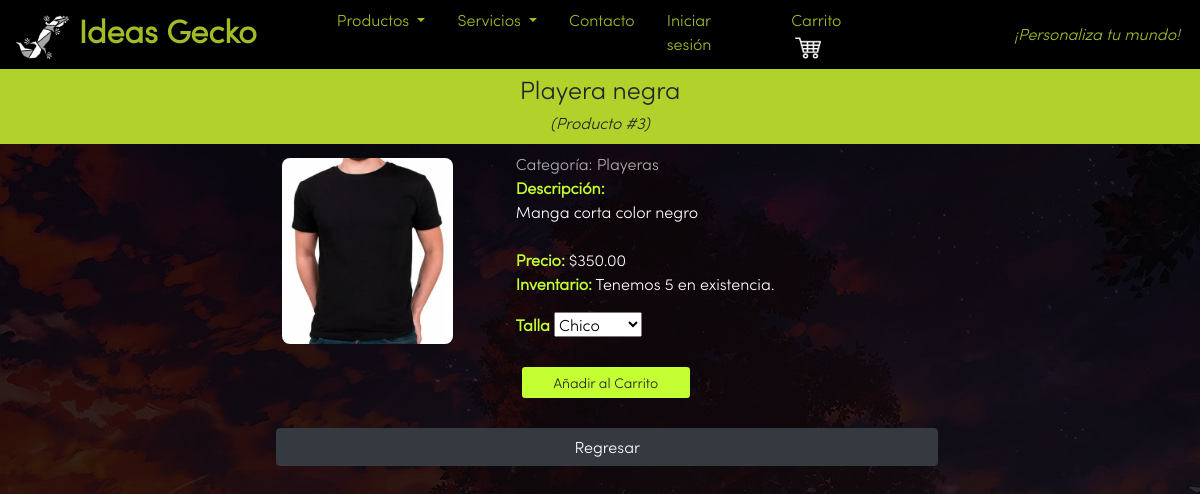
The page /pagina-producto.php?prod_id=3 on the database as committed earlier.
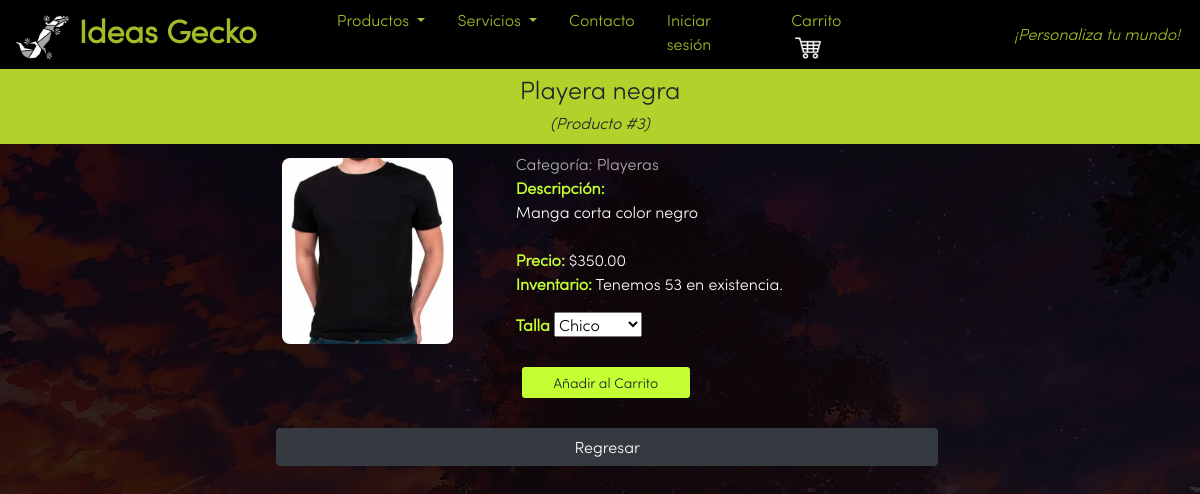
The same page on the database as committed later.
### tables this page shows
CREATE TABLE IF NOT EXISTS `productos` (
 `id_producto` int(11) NOT NULL AUTO_INCREMENT,
 `id_categoriaf` smallint(2) NOT NULL,
 `id_dptof` smallint(2) NOT NULL,
 `nombre_producto` varchar(45) NOT NULL,
 `descripcion` varchar(45) DEFAULT NULL,
 `precio` float DEFAULT NULL,
 `imagen` varchar(45) NOT NULL,
 PRIMARY KEY (`id_producto`),
 KEY `id_categoriaf` (`id_categoriaf`),
 KEY `departamentos_ibfk_2` (`id_dptof`),
 CONSTRAINT `departamentos_ibfk_2` FOREIGN KEY (`id_dptof`) REFERENCES
`departamentos` (`id_departamento`),
 CONSTRAINT `productos_ibfk_1` FOREIGN KEY (`id_categoriaf`) REFERENCES
`categorias` (`id_categoria`)
);

CREATE TABLE IF NOT EXISTS `categorias` (
 `id_categoria` smallint(2) NOT NULL AUTO_INCREMENT,
 `nombre_categoria` varchar(20) NOT NULL,
 PRIMARY KEY(`id_categoria`)
);

CREATE TABLE IF NOT EXISTS `existencias` (
 `id_existencia` smallint(2) NOT NULL AUTO_INCREMENT,
 `id_producto` int(11) NOT NULL,
 `existencia` int(10) NOT NULL,
 `detalle` VARCHAR(10) NOT NULL,
 PRIMARY KEY (`id_existencia`),
 KEY `id_producto` (`id_producto`),
 CONSTRAINT `existencias_ibfk_1` FOREIGN KEY (`id_producto`) REFERENCES
`productos` (`id_producto`)
);

### pagina-producto.php (the view, shortened to what this page needs)
<?php
	$product_id = $_GET['prod_id'];
	include("config/conexion.php");
	$consulta= "SELECT * FROM productos WHERE id_producto = ".$product_id.";";
	$resultado= mysqli_query($conexion,$consulta);
	while($fila = mysqli_fetch_assoc($resultado)){
		$id = $fila['id_producto'];
		$nombre_producto =  $fila['nombre_producto'];
		$descripcion = $fila['descripcion'];
		$precio = $fila['precio'];
		$imagen = $fila['imagen'];
		$id_categoria = $fila['id_categoriaf'];
	}
	$consulta = "SELECT p.id_categoriaf, p.nombre_producto, c.nombre_categoria
				FROM productos AS p JOIN categorias AS c ON p.id_categoriaf = c.id_categoria
				WHERE p.id_categoriaf = ".$id_categoria.";";
	$resultado= mysqli_query($conexion, $consulta);
	while($fila = mysqli_fetch_assoc($resultado)){
		$categoria = $fila['nombre_categoria'];
	}
	$consulta = "SELECT p.id_producto, p.nombre_producto, p.id_categoriaf , e.existencia
				FROM productos AS p INNER JOIN existencias AS e ON p.id_producto = e.id_producto
				WHERE p.id_producto = ".$id.";";
	$resultado= mysqli_query($conexion, $consulta);
	while($fila = mysqli_fetch_assoc($resultado)){
		$existencias = $fila['existencia'];
	}
?>
<!DOCTYPE HTML>
<html>
<head>
    <link href="Bootstrap/css/bootstrap.min.css" rel="stylesheet">
	<link href="CSS/Icons/fontello-e1be2622/css/fontello.css" rel="stylesheet">
	<link href="CSS/productos.css" rel="stylesheet">
</head>
<body>
	<?php include 'menu.php'; ?>
		<div style="height: 64px"></div>
		<center><h1 style="font-size: 25px;"><?php echo $nombre_producto; ?><br><i style="font-size: 16px;"><?php echo " (Producto #".$id.") "; ?></i></h1></center>
		<div class="contenido">
			<?php
		   		echo "<div class='producto pb-3'>
							<img class='imgPr' alt='Imagen del producto' src='Images/Productos/" . $imagen . ".jpg'>
					  </div>";
				echo "<p style='color: white;'><a style='color: #B0B0B0;'>Categoría: ".$categoria."</a><br>";
				echo "<b style='color: #C4FF33;'>Descripción:</b><br>".$descripcion."<br><br>";
				echo "<b style='color: #C4FF33;'>Precio:</b> $".$precio.".00<br>";
				echo "<b style='color: #C4FF33;'>Inventario:</b> Tenemos ".$existencias." en existencia.</p>";
				if($id_categoria != 2){
					$det = 'CH';
					echo "<form action='#' method='POST'>";
					echo "<b style='color: #C4FF33;'>Talla</b></label>
							<select name='size' id='size' onchange='this.form.submit();'>
								<option value='CH'"; if ($det=='CH')echo "selected"; ;echo ">Chico</option>
								<option value='M' "; if ($det=='M')echo "selected"; ;echo">Mediano</option>
								<option value='G' "; if ($det=='G')echo "selected"; ;echo">Grande</option>
							</select><br><br>";
					echo "</form>";
					$prodJSON = json_encode(array('id' => $product_id,'nombre' => $nombre_producto. " (".$det.")", 'precio' => $precio, 'detalle' => $det , 'imagen' => $imagen . ".jpg", 'cantidad' => 1));
				}
				else
					$prodJSON = json_encode(array('id' => $product_id,'nombre' => $nombre_producto, 'precio' => $precio, 'detalle' => '' , 'imagen' => $imagen . ".jpg", 'cantidad' => 1));
			?>
			<div class="botonproducto">
				<input type="submit" class="btn btn-sm" value="Añadir al Carrito" href='#' onclick='agregarProducto(<?php echo $prodJSON; ?>)' style="background-color: #C4FF33"></input>
				<br>
			</div>
			<a href="<?php echo $origen; ?>" class="btn btn-dark" style=" width: 92%;">Regresar</a>
		</div>
</body>
</html>

### menu.php (shortened to what this page needs)
<link href="Bootstrap/css/bootstrap.min.css" rel="stylesheet">
<link href="CSS/geckonavbar_style.css" rel="stylesheet">
<nav class="navbar navbar-expand-lg navbar-light navbar-custom">
    <a href="index.php" class="navbar-brand pr-5"><img id="logo" src="Images/BlackGecko.png" width="55" height="50" alt=""> Ideas Gecko</a>
    <div class="collapse navbar-collapse" id="toggleMenu">
        <ul class="navbar-nav mr-auto">
            <li class="nav-item dropdown">
                <a class="nav-link dropdown-toggle collapsed pl-3 pr-3"
                    href="#productos"
                    id="titleProducts"
                    role="button"
                    data-toggle="dropdown"
                    aria-haspopup="true"
                    aria-expanded="false"
                    onclick="validarmenu(this, this.id, 'dropdownProducts')"> Productos
                </a>
            </li>
           <li class="nav-item dropdown">
              <a class="nav-link dropdown-toggle collapsed pl-3 pr-3"
                  href="#servicios"
                  id="titleServices"
                  role="button"
                  data-toggle="dropdown"
                  aria-haspopup="true"
                  aria-expanded="false"
                  onclick="validarmenu(this,this.id, 'dropdownServices')"> Servicios
              </a>
          </li>
            <li class="nav-item"><a class="nav-link pl-3 pr-3" href="contacto.php">Contacto</a></li>
            <li class="nav-item"><a class="nav-link pl-3 pr-3" href="micuenta.php" id="sesion">Iniciar sesión</a></li>
            <li class="nav-item"><a class="nav-link pl-3 pr-3" href="carrito.php">Carrito <img class="pl-1 pt-1" id="cart" src="Images/carrito.png" width="30" height="28" alt=""></a></li>
        </ul>
        <span class="navbar-text pl-1" style="width: 289px;text-align: right;">
            ¡Personaliza tu mundo!
        </span>
    </div>
</nav>

### CSS/productos.css (style rules this page uses)
* { font-family: 'Sofiapro'; }
body { background-color: rgb(27,27,27); background: linear-gradient( rgba(0, 0, 0, 0.8), rgba(0, 0, 0, 0.8) ), url('../Images/creativekidswallpaper.jpg'); }
h1 { text-align: center; padding: 10px; background-color: rgb(177,210,43); }
.imgPr { border-radius: 8px; }
@media (min-width: 720px) { .contenido { margin: 0 18% 0 23%; width: 60%; } }
@media (min-width: 720px) { .imgPr { width: 75%; height: 75%; } }
@media (min-width: 720px) { .producto { width: 33.3%; float: left; position: relative; border: 6px solid rgb(27,27,27,0); height: 23vw; } }
.botonproducto { display: grid; width: 14vw; float: left; margin: 0.5vw; position: relative; height: 3vw; }

### CSS/geckonavbar_style.css (style rules this page uses)
.navbar-custom { background-color: black; padding: 0px 20px 1px 15px; width:100%; z-index:3; position:fixed; }
.navbar-custom .navbar-brand { font-family: 'Sofiapro'; font-weight: bold; font-size: 2rem; color: rgba(177, 210, 43, 0.9); }
.navbar-custom .navbar-text { font-style: italic; color: rgba(177, 210, 43, 0.9); }
.navbar-custom .nav-item.active .nav-link, .navbar-custom .navbar-nav .nav-link { color: rgba(177, 210, 43, 0.9); }
.navbar-light .navbar-brand { color: rgba(177, 210, 43, 0.9) !important; }
.mr-auto, .mx-auto { margin: auto!important; }

Rows that differ between the two databases and show on the page:
changed existencias: existencia "5" → "53"
